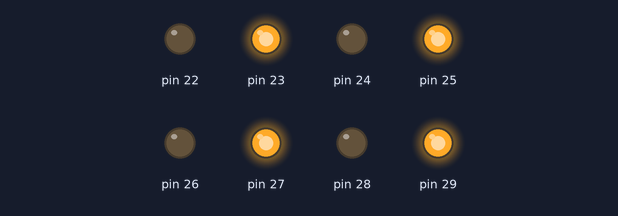
The sketch below on a simulated Arduino Mega 2560, built with avr-gcc and run on an emulated ATmega2560. Shown: output pins drawn as LEDs (lit = HIGH).

Above: at 0.1 s.
At 3.1 s:
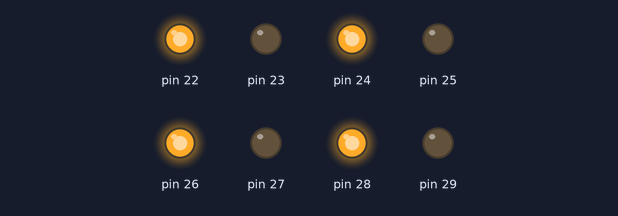
At 4.1 s:
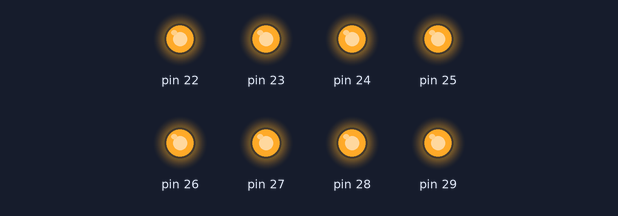
At 7.1 s:
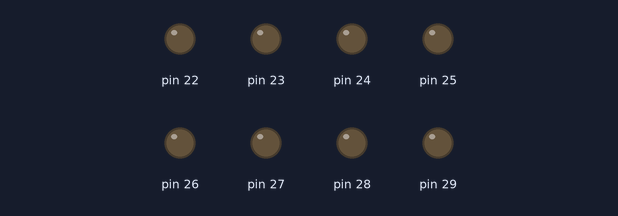
Timing chart, 0 to 40.0 s (numbered marks = the images above):
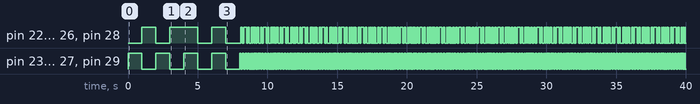

Measured:
- by itself, pin 22, pin 24, pin 26, pin 28: LOW → HIGH at 1.0 s, → LOW 1.0 s later, → HIGH 1.0 s later, → LOW 2.0 s later, … (414 changes in this stretch)
- by itself, pin 23, pin 25, pin 27, pin 29: LOW → HIGH at 0.00 s, → LOW 1.0 s later, → HIGH 1.0 s later, → LOW 1.0 s later, … (552 changes in this stretch)

The sketch:

Ex15.ino
```cpp
/*
Programa: Subrotinas - pisque alternado 2 vezes e todos os LEDs 2 vezes em loop infinito variando o tempo
Arduino : MEGA 2560
Autor   : Rahul M. Juliato
Data    : 20.09.2019
*/

int tempo = 1000;

void setup(){

  DDRA = B11111111;

}

void pisca_alt(){

  PORTA = B10101010;
  delay(tempo);
  PORTA = B01010101;
  delay(tempo);

}

void pisca_tud(){

  PORTA = B11111111;
  delay(tempo);
  PORTA = B00000000;
  delay(tempo);

}

void loop() {

  pisca_alt();
  pisca_alt();
  pisca_tud();
  pisca_tud();
  tempo = 100;

  pisca_alt();
  pisca_alt();
  pisca_tud();
  pisca_tud();
  tempo = 50;

  pisca_alt();
  pisca_alt();
  pisca_tud();
  pisca_tud();
  tempo = 25;

}
```
